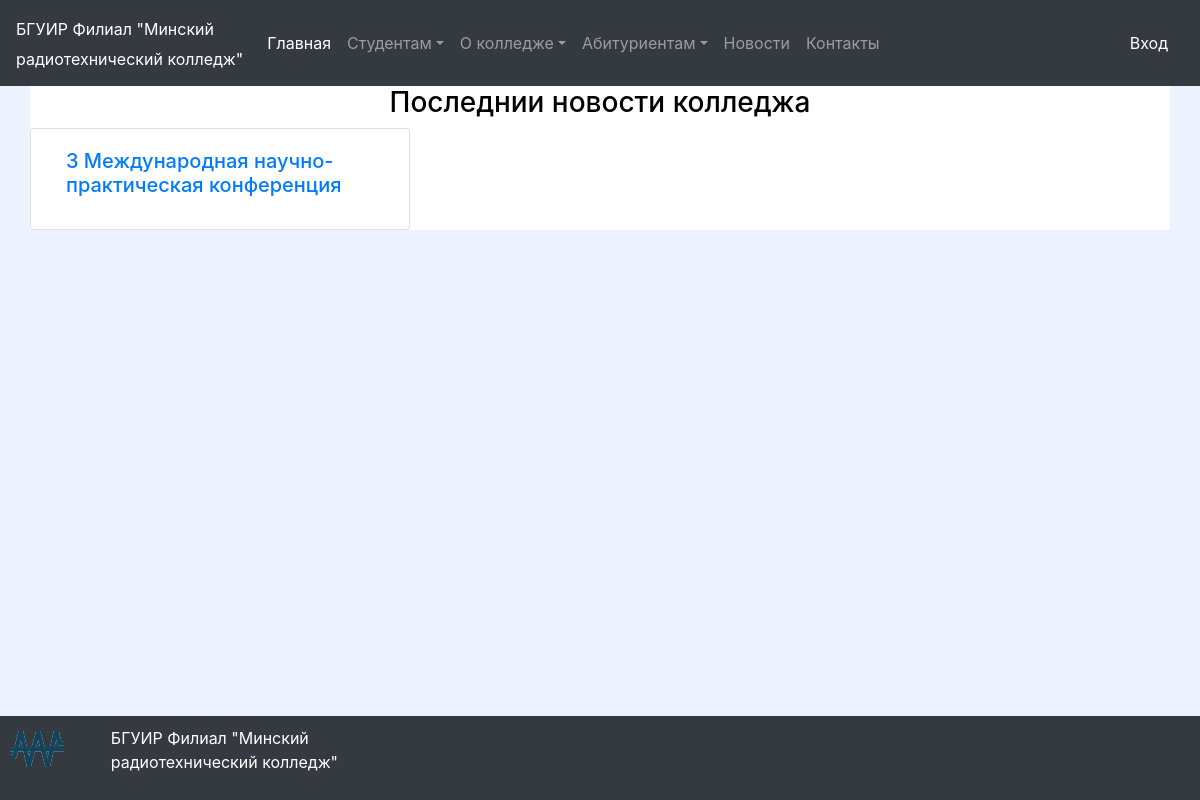
Page /all_news/ on the earlier database version.
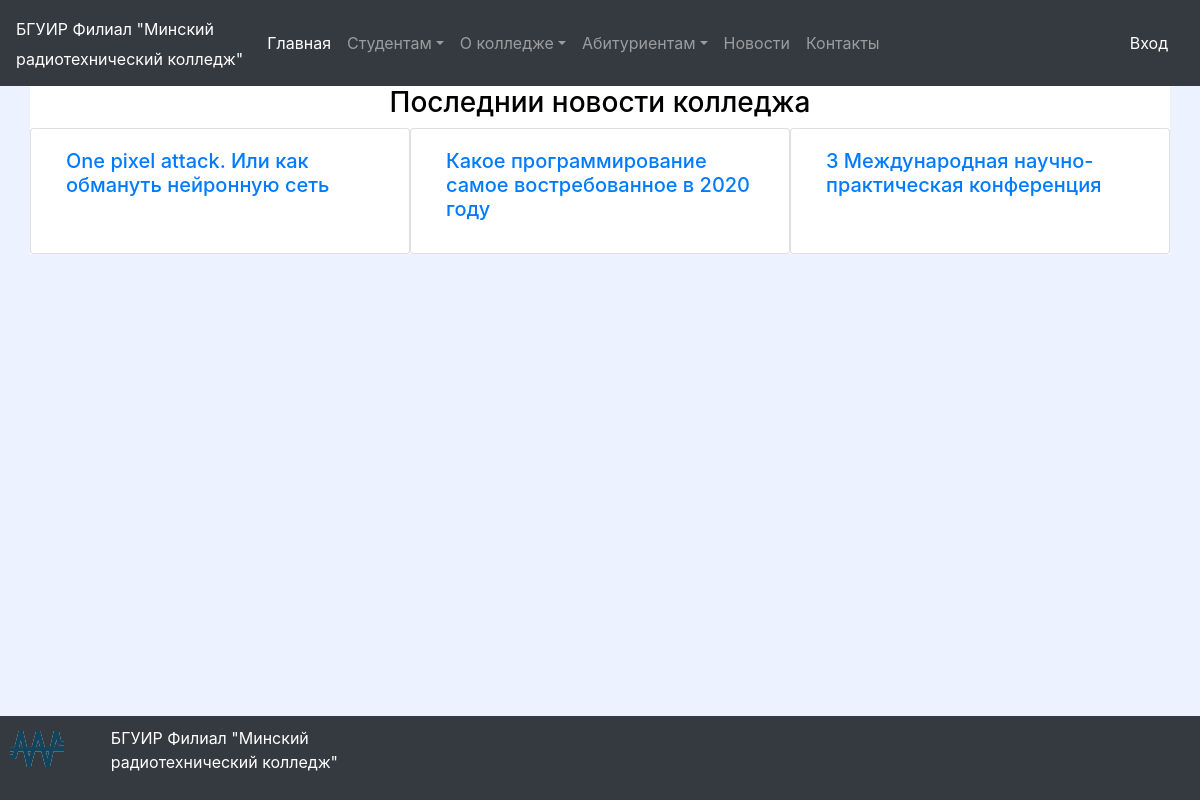
Same page on the later database version.
### news_app/models.py (models this page shows, shortened)
class Article(models.Model):
    article_title = models.CharField(
        verbose_name='Название статьи',
        max_length=200,
    )
    article_text = models.TextField(
        verbose_name='Текст статьи',
    )
    date_release = models.DateTimeField(
        verbose_name='Дата создания статьи'
    )
    photo = models.ImageField(
        verbose_name='Фотография',
        upload_to='news_app/image/',
        default=None,
        blank=True,
        null=True,
    )
    class Meta:
        verbose_name = 'Статья'
        verbose_name_plural = 'Статьи'

### news_app/views.py (the view)
# urls.py: path('all_news/', news_page, name='news_page'),
def news_page(request):
    articles = Article.objects.order_by('-date_release')
    return render(request, 'news_app/news_page.html', context={'articles': articles})

### news_app/templates/news_app/news_page.html (shortened to what this page needs)
{% extends 'main_app/base.html' %}
{% load static %}
{% block content %}
    <div class="container" style="background: #FFFFFF">
        <h3 class="center_black_text">Последнии новости колледжа</h3>
        <div class="row">
        {% for item in articles %}
        <div class="card col-lg-4" style="width: 18rem;">
            <div class="card-body">
                <h5 class="card-title"><a href="{% url 'news_app:news' item.id %}">{{ item.article_title }}</a></h5>
            </div>
        </div>
        {% endfor %}
        </div>
    </div>
{% endblock %}
{% block footer %}
    <footer>
    <div class= "container-fluid footer" style="position: fixed">
        <div class="row">
            <div class="col-lg-1">
                <a class="navbar-brand" href="{% url 'main_app:base_page' %}"><img src="{% static 'main_app/image/logo-mrc.png'%}"></a>
            </div>
            <div class="col-lg-3">
                <p>БГУИР Филиал "Минский радиотехнический колледж"</p>
            </div>
        </div>
    </div>
    </footer>
{% endblock %}

Differences in the rows shown:
added Article: article_title "One pixel attack. Или как обмануть нейронную сеть"
added Article: article_title "Какое программирование самое востребованное в 2020 году"
